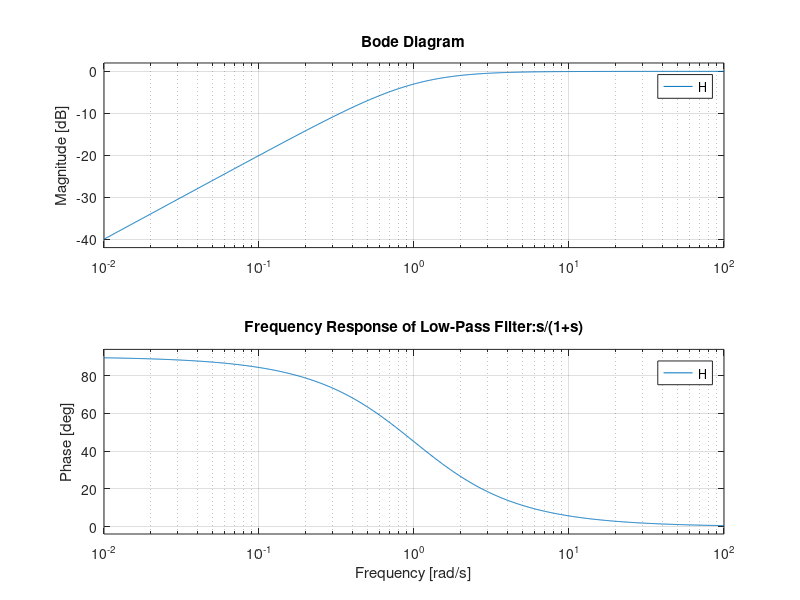

Recreate this plot in MATLAB.
clc;
num = [1 0];   % Numerator coefficients
den = [1 1];   % Denominator coefficients
sampling_freq=100;
% Create the transfer function object
H = tf(num, den);
t = 0:1/sampling_freq:1;  
signal = sin(2*pi*100*t); 
% Plot the frequency response
subplot(2,1,1);
plot(t, signal);
title('Original Signal');
xlabel('Time (s)');
ylabel('Amplitude');
% Plot the frequency response
subplot(2,1,2)
bode(H);
title('Frequency Response of Low-Pass Filter:s/(1+s)');
